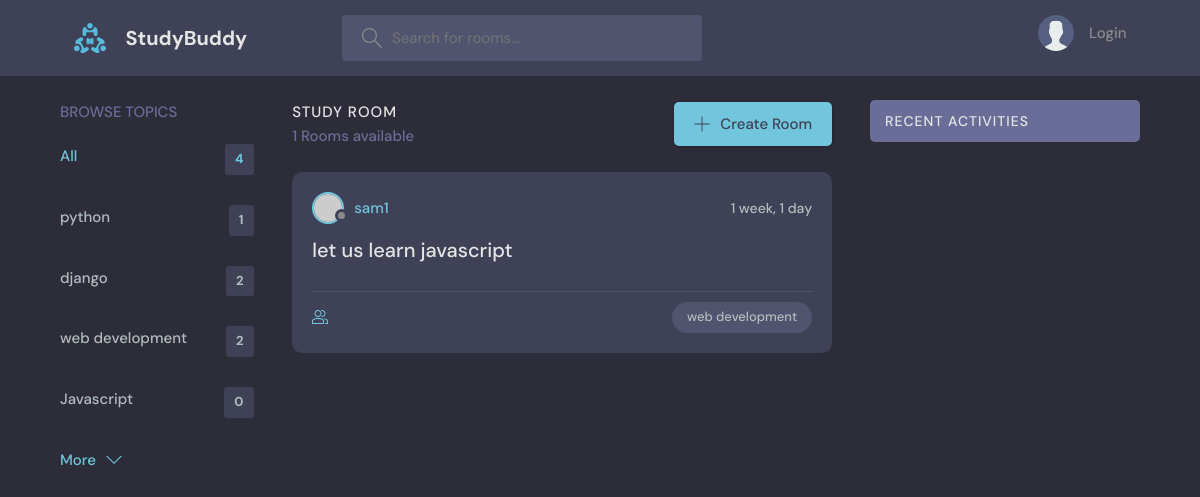
The page /?q=Javascript on the database as committed earlier.
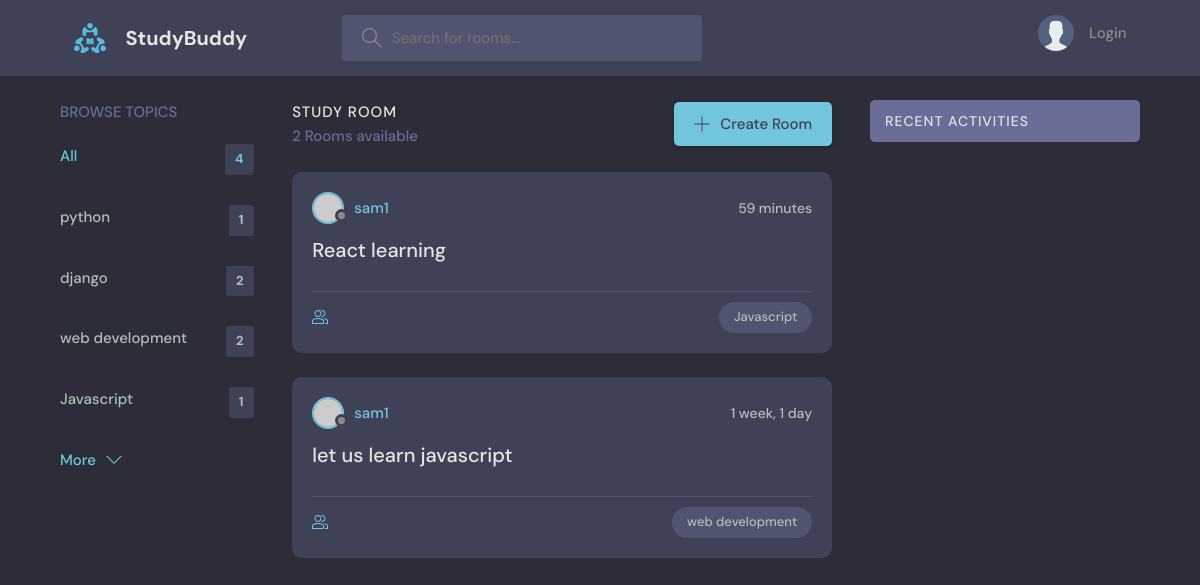
The same page on the database as committed later.
### base/models.py (models this page shows, shortened)
class topic(models.Model):
    name=models.CharField(max_length=200)

class Room(models.Model):
    host= models.ForeignKey(User,on_delete=models.SET_NULL,null=True)
    topic=models.ForeignKey(topic,on_delete=models.SET_NULL,null=True)
    name=models.CharField(max_length=200)
    participants=models.ManyToManyField(User,related_name='participants',blank=True)
    description=models.TextField(null=True,blank=True)
    updated=models.DateTimeField(auto_now=True)
    created=models.DateTimeField(auto_now_add=True)
    class Meta:
        ordering=['-updated','-created']

### base/views.py (the view)
def home(request):
    q=request.GET.get('q') if request.GET.get('q') != None else ''
    rooms=Room.objects.filter(
        Q(topic__name__icontains=q) |
        Q(name__icontains=q) |
        Q(description__icontains=q)
        )
    topicss=topic.objects.all()
    room_count=rooms.count()
    room_messages=Message.objects.filter(Q(room__topic__name__icontains=q))
    context={'rooms':rooms,'topicss':topicss,'room_count':room_count,'room_messages':room_messages}
    return render(request,'base/home.html',context)

### base/templates/base/home.html (shortened to what this page needs)
{% extends 'main.html'%}
{% block content %}
    <main class="layout layout--3">
      <div class="container">
        {% include 'base/topics_component.html'%}
        <div class="roomList">
          <div class="roomList__header">
            <div>
              <h2>Study Room</h2>
              <p>{{room_count}}  Rooms available</p>
            </div>
            <a class="btn btn--main" href="{% url 'createroom'%}">
              <svg version="1.1" xmlns="http://www.w3.org/2000/svg" width="32" height="32" viewBox="0 0 32 32">
                <title>add</title>
                <path
                  d="M16.943 0.943h-1.885v14.115h-14.115v1.885h14.115v14.115h1.885v-14.115h14.115v-1.885h-14.115v-14.115z"
                ></path>
              </svg>
              Create Room
            </a>
          </div>
        {% include 'base/feed.html' %}
        </div>
        {%include 'base/activity_component.html' %}
      </div>
    </main>
{% endblock %}

### base/templates/base/topics_component.html
<div class="topics">
     <div class="topics__header">
       <h2>Browse Topics</h2>
     </div>
     <ul class="topics__list">
       <li>
         <a href="{% url 'home' %}" class="active">All <span>{{topicss.count}}</span></a>
       </li>
       {%for topic in topicss %}
       <li>
         <a href="{% url 'home' %}?q={{topic.name}}">{{topic.name}} <span>{{topic.room_set.all.count}}</span></a>
       </li>
       {%endfor%}
     </ul>
     <a class="btn btn--link" href="topics.html">
       More
       <svg version="1.1" xmlns="http://www.w3.org/2000/svg" width="32" height="32" viewBox="0 0 32 32">
         <title>chevron-down</title>
         <path d="M16 21l-13-13h-3l16 16 16-16h-3l-13 13z"></path>
       </svg>
     </a>
   </div>

### base/templates/base/feed.html (shortened to what this page needs)
{% for room in rooms %}
<div class="roomListRoom">
    <div class="roomListRoom__header">
      <a href="{% url 'userProfile' room.host.id %}" class="roomListRoom__author">
        <div class="avatar avatar--small">
          <img src="https://randomuser.me/api/portraits/women/11.jpg" />
        </div>
        <span>{{room.host.username}}</span>
      </a>
      <div class="roomListRoom__actions">
        <span>{{room.created|timesince}}</span>
      </div>
    </div>
    <div class="roomListRoom__content">
      <a href="{%url 'room' room.id %}">{{room.name}}</a>
    </div>
    <div class="roomListRoom__meta">
      <a href="{%url 'room' room.id %}" class="roomListRoom__joined">
      </a>
      <p class="roomListRoom__topic">{{room.topic.name}}</p>
    </div>
  </div>
  {% endfor %}

Rows that differ between the two databases and show on the page:
computed for topic "Javascript": room_set.all.count "0" → "1"
added Room: host.username "sam1", created "59 minutes", name "React learning", topic.name "Javascript"
Other text that changed with them:
{{ room_count }}: "1" → "2"
